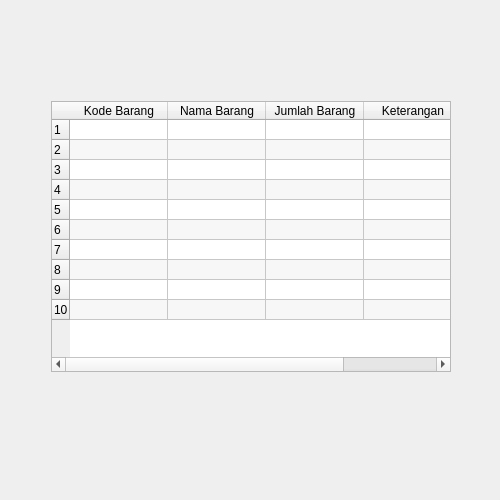
<?xml version="1.0" encoding="UTF-8"?>
<ui version="4.0">
 <class>MainWindow</class>
 <widget class="QMainWindow" name="MainWindow">
  <property name="geometry">
   <rect>
    <x>0</x>
    <y>0</y>
    <width>500</width>
    <height>500</height>
   </rect>
  </property>
  <property name="minimumSize">
   <size>
    <width>500</width>
    <height>500</height>
   </size>
  </property>
  <property name="maximumSize">
   <size>
    <width>500</width>
    <height>500</height>
   </size>
  </property>
  <property name="windowTitle">
   <string>APLIKASI COBAAN</string>
  </property>
  <property name="windowIcon">
   <iconset>
    <normaloff>../../TugasAkhir_Prolan/PageLogin/P_Icon.png</normaloff>../../TugasAkhir_Prolan/PageLogin/P_Icon.png</iconset>
  </property>
  <widget class="QWidget" name="centralwidget">
   <widget class="QWidget" name="widget" native="true">
    <property name="geometry">
     <rect>
      <x>0</x>
      <y>0</y>
      <width>500</width>
      <height>500</height>
     </rect>
    </property>
    <property name="minimumSize">
     <size>
      <width>500</width>
      <height>500</height>
     </size>
    </property>
    <property name="maximumSize">
     <size>
      <width>500</width>
      <height>500</height>
     </size>
    </property>
    <widget class="QLabel" name="Frame">
     <property name="geometry">
      <rect>
       <x>0</x>
       <y>0</y>
       <width>500</width>
       <height>500</height>
      </rect>
     </property>
     <property name="text">
      <string/>
     </property>
     <property name="pixmap">
      <pixmap>../mainApplication/Picture/FrameDeleteDataPenjualan.jpg</pixmap>
     </property>
     <property name="scaledContents">
      <bool>true</bool>
     </property>
    </widget>
    <widget class="QTableWidget" name="TabelData">
     <property name="geometry">
      <rect>
       <x>51</x>
       <y>101</y>
       <width>400</width>
       <height>271</height>
      </rect>
     </property>
     <property name="frameShadow">
      <enum>QFrame::Sunken</enum>
     </property>
     <property name="editTriggers">
      <set>QAbstractItemView::NoEditTriggers</set>
     </property>
     <property name="alternatingRowColors">
      <bool>true</bool>
     </property>
     <property name="selectionBehavior">
      <enum>QAbstractItemView::SelectRows</enum>
     </property>
     <property name="rowCount">
      <number>10</number>
     </property>
     <attribute name="horizontalHeaderDefaultSectionSize">
      <number>94</number>
     </attribute>
     <attribute name="horizontalHeaderMinimumSectionSize">
      <number>98</number>
     </attribute>
     <attribute name="verticalHeaderCascadingSectionResizes">
      <bool>true</bool>
     </attribute>
     <attribute name="verticalHeaderDefaultSectionSize">
      <number>20</number>
     </attribute>
     <attribute name="verticalHeaderMinimumSectionSize">
      <number>20</number>
     </attribute>
     <row/>
     <row/>
     <row/>
     <row/>
     <row/>
     <row/>
     <row/>
     <row/>
     <row/>
     <row/>
     <column>
      <property name="text">
       <string>Kode Barang</string>
      </property>
     </column>
     <column>
      <property name="text">
       <string>Nama Barang</string>
      </property>
     </column>
     <column>
      <property name="text">
       <string>Jumlah Barang</string>
      </property>
     </column>
     <column>
      <property name="text">
       <string>Keterangan</string>
      </property>
     </column>
    </widget>
    <widget class="QToolButton" name="buttonUnduh">
     <property name="geometry">
      <rect>
       <x>210</x>
       <y>384</y>
       <width>81</width>
       <height>31</height>
      </rect>
     </property>
     <property name="cursor">
      <cursorShape>PointingHandCursor</cursorShape>
     </property>
     <property name="text">
      <string/>
     </property>
     <property name="icon">
      <iconset>
       <normaloff>../mainApplication/Picture/buttonDelete.png</normaloff>../mainApplication/Picture/buttonDelete.png</iconset>
     </property>
     <property name="iconSize">
      <size>
       <width>100</width>
       <height>100</height>
      </size>
     </property>
     <property name="autoRaise">
      <bool>true</bool>
     </property>
    </widget>
    <widget class="QLabel" name="label">
     <property name="geometry">
      <rect>
       <x>66</x>
       <y>429</y>
       <width>367</width>
       <height>31</height>
      </rect>
     </property>
     <property name="font">
      <font>
       <pointsize>10</pointsize>
      </font>
     </property>
     <property name="text">
      <string/>
     </property>
     <property name="alignment">
      <set>Qt::AlignCenter</set>
     </property>
    </widget>
   </widget>
  </widget>
 </widget>
 <resources/>
 <connections/>
</ui>
